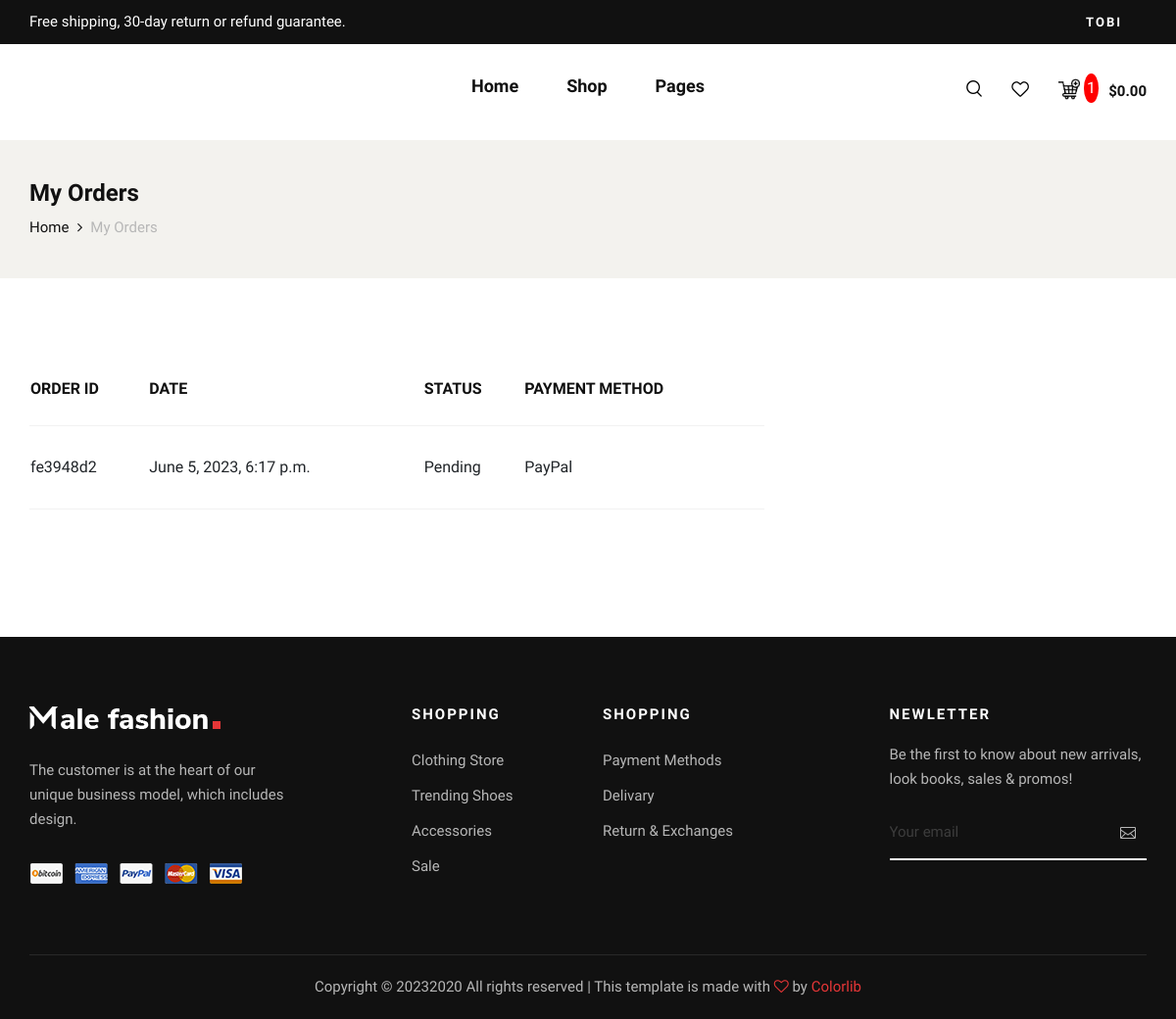
Screenshot of /orders/ (signed in) with the database file from the repository.
### ecommerce/models.py (models this page shows, shortened)
class Cart(models.Model):
    owner = models.ForeignKey(User, verbose_name=("Owner"), on_delete=models.CASCADE)
    @property
    def total_in_cart(self):
        items = self.cart_items.all()
        num_of_products = sum([cart_item.quantity for cart_item in items])
        return num_of_products

class CartItems(models.Model):
    product = models.ForeignKey(Product, on_delete=models.CASCADE)
    items = models.ForeignKey(Cart, related_name = "cart_items", blank=True, null=True, verbose_name=("Items"), on_delete=models.CASCADE)
    quantity = models.IntegerField(default = 0)
    variation = models.ForeignKey(ProductVariation, blank=True, null=True,  on_delete=models.CASCADE)

class Order(models.Model):
    STATUS = (('Approved', 'Approved'),
    ('Pending', 'Pending'),
    ('Completed', 'Completed'),
    ('Canceled', 'Canceled'))
    uid = str(uuid.uuid4())[:8]
    user = models.ForeignKey(User,null=True, on_delete=models.SET_NULL)
    order_id = models.CharField(max_length = 10, unique = True, default = uid)
    first_name = models.CharField(max_length=50, blank=True, null=True)
    last_name = models.CharField(max_length=50, blank=True, null=True)
    email = models.EmailField(max_length=254, blank=True, null=True)
    phone = models.CharField(max_length=20, blank=True, null=True)
    address = models.CharField(max_length=100, blank=True, null=True)
    city = models.CharField(max_length=20, blank=True, null=True)
    zip = models.CharField( max_length=50, blank=True, null=True)
    country = models.CharField(max_length=20, blank=True, null=True)
    total_amount = models.FloatField(default = 0.0)
    status = models.CharField(max_length=50, choices = STATUS, default = 'Pending')
    payment_method = models.CharField(max_length=50, blank=True, null=True)
    created_at = models.DateTimeField(auto_now_add=True, blank=True, null=True)
    class Meta:
        verbose_name = 'Order'
        verbose_name_plural = 'Orders'

### ecommerce/views.py (the view)
# urls.py: path('orders/', views.orders, name = 'orders'),
def orders(request):
    orders = []
    if request.user.is_authenticated:
        orders = request.user.order_set.all()
    return render(request, 'ecommerce/orders.html', {'orders': orders})

### ecommerce/context_processors.py (called while the page is built)
def processor(request):
    cart = Cart.objects.filter(owner = request.user.id).last()
    return {'cart': cart}

### templates/ecommerce/orders.html
{% extends '../base.html' %}
{% load static %}
{% block content %}
    {% include "../breadcrumb.html" with current_page='My Orders' %}
    <section class="shopping-cart spad">
        <div class="container">
            <div class="row">
                <div class="col-lg-8">
                    <div class="shopping__cart__table">
                        <table id="cartitems_table">
                            <thead>
                                <tr>
                                    <th>Order ID</th>
                                    <th>Date</th>
                                    <th>Status</th>
                                    <th>Payment Method</th>
                                    <th></th>
                                </tr>
                            </thead>
                            <tbody id="tbody">
                                {% if orders %}
                                {% for order in orders %}
                                <tr>
                                    <td>{{order.order_id}}</td>
                                    <td>{{order.created_at}}</td>
                                    <td>{{order.status}}</td>
                                    <td>{{order.payment_method}}</td>
                                    </tr>
                                {% endfor %}
                                {% else %}
                                    <tr><td colspan="4" style="text-align: center;">You haven't made any orders, yet.</td></tr>
                                {% endif %}
                            </tbody>
                        </table>
                    </div>
                </div>
            </div>
        </div>
    </section>
{% endblock content %}

### templates/base.html (shortened to what this page needs)
{% load static %}
{% url 'ecommerce:index' as index%}
{% url 'ecommerce:shop' as shop%}
<!DOCTYPE html>
<html lang="zxx">
<head>
    <link rel="stylesheet" href="{% static 'css/bootstrap.min.css' %}" type="text/css">
    <link rel="stylesheet" href="{% static 'css/font-awesome.min.css' %}" type="text/css">
    <link rel="stylesheet" href="{% static 'css/elegant-icons.css' %}" type="text/css">
    <link rel="stylesheet" href="{% static 'css/magnific-popup.css' %}" type="text/css">
    <link rel="stylesheet" href="{% static 'css/nice-select.css' %}" type="text/css">
    <link rel="stylesheet" href="{% static 'css/owl.carousel.min.css' %}" type="text/css">
    <link rel="stylesheet" href="{% static 'css/slicknav.min.css' %}" type="text/css">
    <link rel="stylesheet" href="{% static 'css/style.css' %}" type="text/css">
</head>
<body>
    <header class="header">
        <div class="header__top">
            <div class="container">
                <div class="row">
                    <div class="col-lg-6 col-md-7">
                        <div class="header__top__left">
                            <p>Free shipping, 30-day return or refund guarantee.</p>
                        </div>
                    </div>
                    <div class="col-lg-6 col-md-5">
                        <div class="header__top__right">
                            <div class="header__top__links">
                                {% if not request.user.is_authenticated %}
                                <a href="{% url 'ecommerce:auth_user' %}">Sign in</a> / <a href="{% url 'ecommerce:register_user' %}">Register</a>
                                {% else %}
                                <a href="{% url 'ecommerce:logout' %}"><b>{{request.user.username}}</b></a>
                                {% endif %}
                            </div>
                        </div>
                    </div>
                </div>
            </div>
        </div>
        <div class="container">
            <div class="row">
                <div class="col-lg-3 col-md-3">
                    <div class="header__logo">
                    </div>
                </div>
                <div class="col-lg-6 col-md-6">
                    <nav class="header__menu mobile-menu">
                        <ul>
                            <li {% if request.path == index %} class="active" {% endif %} ><a href="{% url 'ecommerce:index' %}">Home</a></li>
                            <li {% if request.path == shop %} class="active" {% endif %}><a href="{% url 'ecommerce:shop' %}">Shop</a></li>
                            <li><a href="#">Pages</a>
                            </li>
                        </ul>
                    </nav>
                </div>
                <div class="col-lg-3 col-md-3">
                    <div class="header__nav__option">
                        <a href="#" class="search-switch"><img src="{% static 'img/icon/search.png' %}" alt=""></a>
                        <a href="#"><img src="{% static 'img/icon/heart.png' %}" alt=""></a>
                        <a href="{% url 'ecommerce:cart' %}"  > <img src="{% static 'img/icon/download.png' %}" height="22" width="22" alt=""> <label style="background: #f00; color: #fff; border-radius: 50%; padding: 0.2em; " id="cart_items_total">{{cart.total_in_cart}}</label> </a>
                        <div class="price">$0.00</div>
                    </div>
                </div>
            </div>
        </div>
    </header>
    {% block content %}
    {% endblock content %}
    <footer class="footer">
        <div class="container">
            <div class="row">
                <div class="col-lg-3 col-md-6 col-sm-6">
                    <div class="footer__about">
                        <div class="footer__logo">
                            <a href="#"><img src="{% static 'img/footer-logo.png' %}" alt=""></a>
                        </div>
                        <p>The customer is at the heart of our unique business model, which includes design.</p>
                        <a href="#"><img src="{% static 'img/payment.png' %}" alt=""></a>
                    </div>
                </div>
                <div class="col-lg-2 offset-lg-1 col-md-3 col-sm-6">
                    <div class="footer__widget">
                        <h6>Shopping</h6>
                        <ul>
                            <li><a href="#">Clothing Store</a></li>
                            <li><a href="#">Trending Shoes</a></li>
                            <li><a href="#">Accessories</a></li>
                            <li><a href="#">Sale</a></li>
                        </ul>
                    </div>
                </div>
                <div class="col-lg-2 col-md-3 col-sm-6">
                    <div class="footer__widget">
                        <h6>Shopping</h6>
                        <ul>
                            <li><a href="#">Payment Methods</a></li>
                            <li><a href="#">Delivary</a></li>
                            <li><a href="#">Return & Exchanges</a></li>
                        </ul>
                    </div>
                </div>
                <div class="col-lg-3 offset-lg-1 col-md-6 col-sm-6">
                    <div class="footer__widget">
                        <h6>NewLetter</h6>
                        <div class="footer__newslatter">
                            <p>Be the first to know about new arrivals, look books, sales & promos!</p>
                            <form >
                                <input type="text" placeholder="Your email">
                                <button type="submit"><span class="icon_mail_alt"></span></button>
                            </form>
                        </div>
                    </div>
                </div>
            </div>
            <div class="row">
                <div class="col-lg-12 text-center">
                    <div class="footer__copyright__text">
                        <p>Copyright ©
                            2020
                            All rights reserved | This template is made with <i class="fa fa-heart-o"
                            aria-hidden="true"></i> by <a href="https://colorlib.com" target="_blank">Colorlib</a>
                        </p>
                    </div>
                </div>
            </div>
        </div>
    </footer>
</body>
</html>

### staticfiles/css/style.css (style rules this page uses)
html, body { height: 100%; font-family: "Nunito Sans", sans-serif; -webkit-font-smoothing: antialiased; }
h1, h2, h3, h4, h5, h6 { margin: 0; color: #111111; font-weight: 400; font-family: "Nunito Sans", sans-serif; }
h6 { font-size: 16px; }
p { font-size: 15px; font-family: "Nunito Sans", sans-serif; color: #3d3d3d; font-weight: 400; line-height: 25px; margin: 0 0 15px 0; }
img { max-width: 100%; }
ul, ol { padding: 0; margin: 0; }
.spad { padding-top: 100px; padding-bottom: 100px; }
.header { background: #ffffff; }
.header__top { background: #111111; padding: 10px 0; }
.header__top__left p { color: #ffffff; margin-bottom: 0; }
.header__top__right { text-align: right; }
.header__top__links { display: inline-block; margin-right: 25px; }
.header__top__links a { color: #ffffff; font-size: 13px; text-transform: uppercase; letter-spacing: 2px; margin-right: 28px; display: inline-block; }
.header__top__links a:last-child { margin-right: 0; }
.header__logo { padding: 30px 0; }
.header__menu { text-align: center; padding: 26px 0 25px; }
.header__menu ul li { list-style: none; display: inline-block; margin-right: 45px; position: relative; }
.header__menu ul li:last-child { margin-right: 0; }
.header__menu ul li a { font-size: 18px; color: #111111; display: block; font-weight: 600; position: relative; padding: 3px 0; }
.header__menu ul li a:after { position: absolute; left: 0; bottom: 0; width: 100%; height: 2px; background: #e53637; content: ""; -webkit-transition: all, 0.5s; -o-transition: all, 0.5s; transition: all, 0.5s; -webkit-transform: scale(0); -ms-transform: scale(0); transform: scale(0); }
.header__nav__option { text-align: right; padding: 30px 0; }
.header__nav__option a { display: inline-block; margin-right: 26px; position: relative; }
.header__nav__option .price { font-size: 15px; color: #111111; font-weight: 700; display: inline-block; margin-left: -20px; position: relative; top: 3px; }
.footer { background: #111111; padding-top: 70px; }
.footer__about { margin-bottom: 30px; }
.footer__about .footer__logo { margin-bottom: 30px; }
.footer__about .footer__logo a { display: inline-block; }
.footer__about p { color: #b7b7b7; margin-bottom: 30px; }
.footer__widget { margin-bottom: 30px; }
.footer__widget h6 { color: #ffffff; font-size: 15px; font-weight: 700; text-transform: uppercase; letter-spacing: 2px; margin-bottom: 20px; }
.footer__widget ul li { line-height: 36px; list-style: none; }
.footer__widget ul li a { color: #b7b7b7; font-size: 15px; }
.footer__widget .footer__newslatter p { color: #b7b7b7; }
.footer__widget .footer__newslatter form { position: relative; }
.footer__widget .footer__newslatter form input { width: 100%; font-size: 15px; color: #3d3d3d; background: transparent; border: none; padding: 15px 0; border-bottom: 2px solid #ffffff; }
.footer__widget .footer__newslatter form input::placeholder { color: #3d3d3d; }
.footer__widget .footer__newslatter form button { color: #b7b7b7; font-size: 16px; position: absolute; right: 5px; top: 0; height: 100%; background: transparent; border: none; }
.footer__copyright__text { border-top: 1px solid rgba(255, 255, 255, 0.1); padding: 20px 0; margin-top: 40px; }
.footer__copyright__text p { color: #b7b7b7; margin-bottom: 0; }
.footer__copyright__text p i { color: #e53637; }
.footer__copyright__text p a { color: #e53637; }
.shopping__cart__table { margin-bottom: 30px; }
.shopping__cart__table table { width: 100%; }
.shopping__cart__table table thead { border-bottom: 1px solid #f2f2f2; }
.shopping__cart__table table thead tr th { color: #111111; font-size: 16px; font-weight: 700; text-transform: uppercase; padding-bottom: 25px; }
.shopping__cart__table table tbody tr { border-bottom: 1px solid #f2f2f2; }
.shopping__cart__table table tbody tr td { padding-bottom: 30px; padding-top: 30px; }
@media only screen and (min-width: 1200px) { .container { max-width: 1170px; } }

### rows the page displays
Cart: total_in_cart "1"
Order: order_id "fe3948d2", created_at "June 5, 2023, 6:17 p.m.", status "Pending", payment_method "PayPal"

### other values shown
{{ request.user.username }} "TOBI"
{{ current_page }} "My Orders"
